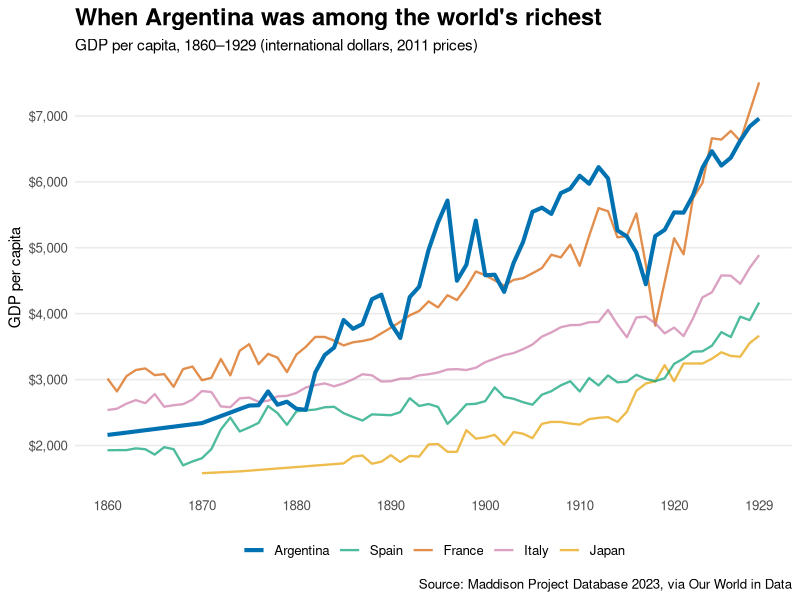
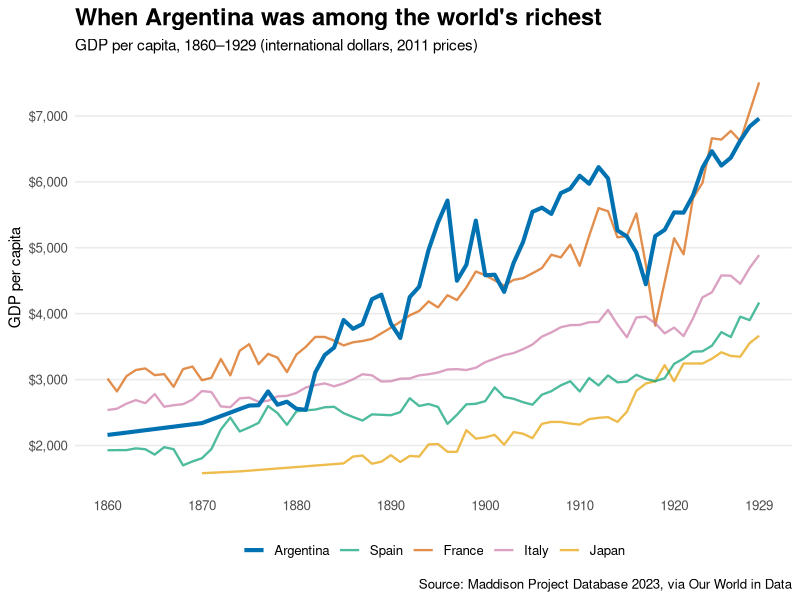

These figures' R source, in order:
# ------------------------------------------------------------
# Graph 1: GDP per capita, 1860–1929
# Argentina compared with Spain, France, Italy and Japan
# Data: Maddison Project Database 2023 (via Our World in Data)
# Output: Output/graph1_gdp_1860_1929.png
# ------------------------------------------------------------

library(tidyverse)
library(scales)

# --- 1. Load the data ---------------------------------------
gdp <- read_csv("Data/gdp-per-capita-with-spain-1860-1929.csv")

# --- 2. Clean the data --------------------------------------
gdp_clean <- gdp %>%
  
  # Keep the five countries and the years we want
  filter(
    Entity %in% c("Argentina", "Spain", "France", "Italy", "Japan"),
    Year >= 1860,
    Year <= 1929
  ) %>%
  
  # Give the columns simpler names
  rename(
    Country = Entity,
    GDP = `GDP per capita`
  )

# --- 3. Check the claim in the article ----------------------
# "In 1913, Argentina's GDP per capita exceeded that of
#  France, Italy and Japan"
gdp_clean %>%
  filter(Year == 1913) %>%
  select(Country, GDP) %>%
  arrange(desc(GDP))

# --- 4. The graph -------------------------------------------
graph1 <- ggplot(gdp_clean,
                 aes(x = Year, y = GDP, colour = Country)) +
  
  # Other countries: thinner and slightly faded
  geom_line(
    data = gdp_clean %>% filter(Country != "Argentina"),
    linewidth = 0.8,
    alpha = 0.7
  ) +
  
  # Argentina highlighted
  geom_line(
    data = gdp_clean %>% filter(Country == "Argentina"),
    linewidth = 1.4
  ) +
  
  scale_colour_manual(
    values = c(
      "Argentina" = "#0072B2",  # Blue (highlight, same as other graphs)
      "Spain"     = "#009E73",  # Green
      "France"    = "#D55E00",  # Orange
      "Italy"     = "#CC79A7",  # Pink
      "Japan"     = "#E69F00"   # Golden yellow
    ),
    breaks = c("Argentina", "Spain", "France", "Italy", "Japan")  # Argentina first
  ) +
  
  scale_x_continuous(
    breaks = c(seq(1860, 1920, by = 10), 1929)
  ) +
  
  scale_y_continuous(
    breaks = seq(0, 8000, by = 1000),
    labels = label_dollar()
  ) +
  
  coord_cartesian(xlim = c(1860, 1929)) +
  
  labs(
    title = "When Argentina was among the world's richest",
    subtitle = "GDP per capita, 1860–1929 (international dollars, 2011 prices)",
    x = NULL,
    y = "GDP per capita",
    colour = NULL,
    caption = "Source: Maddison Project Database 2023, via Our World in Data"
  ) +
  
  theme_minimal(base_size = 12) +
  
  theme(
    plot.title = element_text(size = 17, face = "bold"),
    plot.subtitle = element_text(size = 11),
    panel.grid.minor = element_blank(),
    panel.grid.major.x = element_blank(),
    legend.position = "bottom",
    axis.title.y = element_text(size = 11)
  )

graph1

# --- 5. Save the graph --------------------------------------
ggsave("Output/graph1_gdp_1860_1929.png", graph1,
       width = 9, height = 5.5, dpi = 300, bg = "white")
